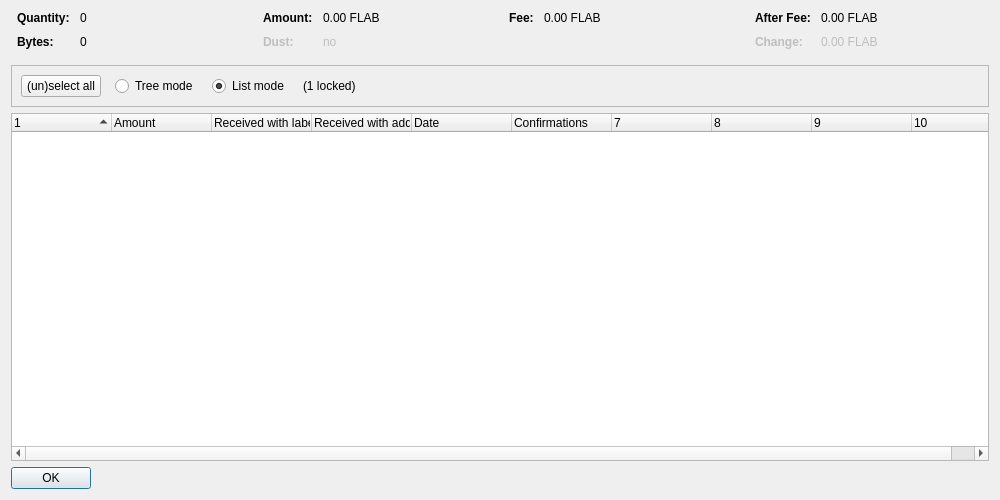
<?xml version="1.0" encoding="UTF-8"?>
<ui version="4.0">
 <class>CoinControlDialog</class>
 <widget class="QDialog" name="CoinControlDialog">
  <property name="geometry">
   <rect>
    <x>0</x>
    <y>0</y>
    <width>1000</width>
    <height>500</height>
   </rect>
  </property>
  <property name="windowTitle">
   <string>Coin Selection</string>
  </property>
  <layout class="QVBoxLayout" name="verticalLayout">
   <item>
    <layout class="QHBoxLayout" name="horizontalLayoutTop" stretch="0,0,0,0">
     <property name="topMargin">
      <number>0</number>
     </property>
     <property name="bottomMargin">
      <number>10</number>
     </property>
     <item>
      <layout class="QFormLayout" name="formLayoutCoinControl1">
       <property name="horizontalSpacing">
        <number>10</number>
       </property>
       <property name="verticalSpacing">
        <number>10</number>
       </property>
       <property name="leftMargin">
        <number>6</number>
       </property>
       <property name="rightMargin">
        <number>6</number>
       </property>
       <item row="0" column="0">
        <widget class="QLabel" name="labelCoinControlQuantityText">
         <property name="font">
          <font>
           <weight>75</weight>
           <bold>true</bold>
          </font>
         </property>
         <property name="text">
          <string>Quantity:</string>
         </property>
        </widget>
       </item>
       <item row="0" column="1">
        <widget class="QLabel" name="labelCoinControlQuantity">
         <property name="cursor">
          <cursorShape>IBeamCursor</cursorShape>
         </property>
         <property name="contextMenuPolicy">
          <enum>Qt::ActionsContextMenu</enum>
         </property>
         <property name="text">
          <string notr="true">0</string>
         </property>
         <property name="textInteractionFlags">
          <set>Qt::LinksAccessibleByMouse|Qt::TextSelectableByKeyboard|Qt::TextSelectableByMouse</set>
         </property>
        </widget>
       </item>
       <item row="1" column="0">
        <widget class="QLabel" name="labelCoinControlBytesText">
         <property name="font">
          <font>
           <weight>75</weight>
           <bold>true</bold>
          </font>
         </property>
         <property name="text">
          <string>Bytes:</string>
         </property>
        </widget>
       </item>
       <item row="1" column="1">
        <widget class="QLabel" name="labelCoinControlBytes">
         <property name="cursor">
          <cursorShape>IBeamCursor</cursorShape>
         </property>
         <property name="contextMenuPolicy">
          <enum>Qt::ActionsContextMenu</enum>
         </property>
         <property name="text">
          <string notr="true">0</string>
         </property>
         <property name="textInteractionFlags">
          <set>Qt::LinksAccessibleByMouse|Qt::TextSelectableByKeyboard|Qt::TextSelectableByMouse</set>
         </property>
        </widget>
       </item>
      </layout>
     </item>
     <item>
      <layout class="QFormLayout" name="formLayoutCoinControl2">
       <property name="horizontalSpacing">
        <number>10</number>
       </property>
       <property name="verticalSpacing">
        <number>10</number>
       </property>
       <property name="leftMargin">
        <number>6</number>
       </property>
       <property name="rightMargin">
        <number>6</number>
       </property>
       <item row="0" column="0">
        <widget class="QLabel" name="labelCoinControlAmountText">
         <property name="font">
          <font>
           <weight>75</weight>
           <bold>true</bold>
          </font>
         </property>
         <property name="text">
          <string>Amount:</string>
         </property>
        </widget>
       </item>
       <item row="0" column="1">
        <widget class="QLabel" name="labelCoinControlAmount">
         <property name="cursor">
          <cursorShape>IBeamCursor</cursorShape>
         </property>
         <property name="contextMenuPolicy">
          <enum>Qt::ActionsContextMenu</enum>
         </property>
         <property name="text">
          <string notr="true">0.00 FLAB</string>
         </property>
         <property name="textInteractionFlags">
          <set>Qt::LinksAccessibleByMouse|Qt::TextSelectableByKeyboard|Qt::TextSelectableByMouse</set>
         </property>
        </widget>
       </item>
       <item row="1" column="0">
        <widget class="QLabel" name="labelCoinControlLowOutputText">
         <property name="enabled">
          <bool>false</bool>
         </property>
         <property name="font">
          <font>
           <weight>75</weight>
           <bold>true</bold>
          </font>
         </property>
         <property name="text">
          <string>Dust:</string>
         </property>
        </widget>
       </item>
       <item row="1" column="1">
        <widget class="QLabel" name="labelCoinControlLowOutput">
         <property name="enabled">
          <bool>false</bool>
         </property>
         <property name="cursor">
          <cursorShape>IBeamCursor</cursorShape>
         </property>
         <property name="contextMenuPolicy">
          <enum>Qt::ActionsContextMenu</enum>
         </property>
         <property name="text">
          <string notr="true">no</string>
         </property>
         <property name="textInteractionFlags">
          <set>Qt::LinksAccessibleByMouse|Qt::TextSelectableByKeyboard|Qt::TextSelectableByMouse</set>
         </property>
        </widget>
       </item>
      </layout>
     </item>
     <item>
      <layout class="QFormLayout" name="formLayoutCoinControl3">
       <property name="horizontalSpacing">
        <number>10</number>
       </property>
       <property name="verticalSpacing">
        <number>10</number>
       </property>
       <property name="leftMargin">
        <number>6</number>
       </property>
       <property name="rightMargin">
        <number>6</number>
       </property>
       <item row="0" column="0">
        <widget class="QLabel" name="labelCoinControlFeeText">
         <property name="font">
          <font>
           <weight>75</weight>
           <bold>true</bold>
          </font>
         </property>
         <property name="text">
          <string>Fee:</string>
         </property>
        </widget>
       </item>
       <item row="0" column="1">
        <widget class="QLabel" name="labelCoinControlFee">
         <property name="cursor">
          <cursorShape>IBeamCursor</cursorShape>
         </property>
         <property name="contextMenuPolicy">
          <enum>Qt::ActionsContextMenu</enum>
         </property>
         <property name="text">
          <string notr="true">0.00 FLAB</string>
         </property>
         <property name="textInteractionFlags">
          <set>Qt::LinksAccessibleByMouse|Qt::TextSelectableByKeyboard|Qt::TextSelectableByMouse</set>
         </property>
        </widget>
       </item>
      </layout>
     </item>
     <item>
      <layout class="QFormLayout" name="formLayoutCoinControl4">
       <property name="horizontalSpacing">
        <number>10</number>
       </property>
       <property name="verticalSpacing">
        <number>10</number>
       </property>
       <property name="leftMargin">
        <number>6</number>
       </property>
       <property name="rightMargin">
        <number>6</number>
       </property>
       <item row="0" column="0">
        <widget class="QLabel" name="labelCoinControlAfterFeeText">
         <property name="font">
          <font>
           <weight>75</weight>
           <bold>true</bold>
          </font>
         </property>
         <property name="text">
          <string>After Fee:</string>
         </property>
        </widget>
       </item>
       <item row="0" column="1">
        <widget class="QLabel" name="labelCoinControlAfterFee">
         <property name="cursor">
          <cursorShape>IBeamCursor</cursorShape>
         </property>
         <property name="contextMenuPolicy">
          <enum>Qt::ActionsContextMenu</enum>
         </property>
         <property name="text">
          <string notr="true">0.00 FLAB</string>
         </property>
         <property name="textInteractionFlags">
          <set>Qt::LinksAccessibleByMouse|Qt::TextSelectableByKeyboard|Qt::TextSelectableByMouse</set>
         </property>
        </widget>
       </item>
       <item row="1" column="0">
        <widget class="QLabel" name="labelCoinControlChangeText">
         <property name="enabled">
          <bool>false</bool>
         </property>
         <property name="font">
          <font>
           <weight>75</weight>
           <bold>true</bold>
          </font>
         </property>
         <property name="text">
          <string>Change:</string>
         </property>
        </widget>
       </item>
       <item row="1" column="1">
        <widget class="QLabel" name="labelCoinControlChange">
         <property name="enabled">
          <bool>false</bool>
         </property>
         <property name="cursor">
          <cursorShape>IBeamCursor</cursorShape>
         </property>
         <property name="contextMenuPolicy">
          <enum>Qt::ActionsContextMenu</enum>
         </property>
         <property name="text">
          <string notr="true">0.00 FLAB</string>
         </property>
         <property name="textInteractionFlags">
          <set>Qt::LinksAccessibleByMouse|Qt::TextSelectableByKeyboard|Qt::TextSelectableByMouse</set>
         </property>
        </widget>
       </item>
      </layout>
     </item>
    </layout>
   </item>
   <item>
    <widget class="QFrame" name="frame">
     <property name="minimumSize">
      <size>
       <width>0</width>
       <height>40</height>
      </size>
     </property>
     <property name="frameShape">
      <enum>QFrame::StyledPanel</enum>
     </property>
     <property name="frameShadow">
      <enum>QFrame::Sunken</enum>
     </property>
     <layout class="QHBoxLayout" name="horizontalLayout">
      <item>
       <layout class="QHBoxLayout" name="horizontalLayoutPanel" stretch="0,0,0,0,0">
        <property name="spacing">
         <number>14</number>
        </property>
        <item>
         <widget class="QPushButton" name="pushButtonSelectAll">
          <property name="sizePolicy">
           <sizepolicy hsizetype="Maximum" vsizetype="Fixed">
            <horstretch>0</horstretch>
            <verstretch>0</verstretch>
           </sizepolicy>
          </property>
          <property name="text">
           <string>(un)select all</string>
          </property>
          <property name="autoDefault">
           <bool>false</bool>
          </property>
         </widget>
        </item>
        <item>
         <widget class="QRadioButton" name="radioTreeMode">
          <property name="sizePolicy">
           <sizepolicy hsizetype="Maximum" vsizetype="Fixed">
            <horstretch>0</horstretch>
            <verstretch>0</verstretch>
           </sizepolicy>
          </property>
          <property name="text">
           <string>Tree mode</string>
          </property>
         </widget>
        </item>
        <item>
         <widget class="QRadioButton" name="radioListMode">
          <property name="sizePolicy">
           <sizepolicy hsizetype="Maximum" vsizetype="Fixed">
            <horstretch>0</horstretch>
            <verstretch>0</verstretch>
           </sizepolicy>
          </property>
          <property name="text">
           <string>List mode</string>
          </property>
          <property name="checked">
           <bool>true</bool>
          </property>
         </widget>
        </item>
        <item>
         <widget class="QLabel" name="labelLocked">
          <property name="text">
           <string notr="true">(1 locked)</string>
          </property>
         </widget>
        </item>
        <item>
         <spacer name="horizontalSpacer">
          <property name="orientation">
           <enum>Qt::Horizontal</enum>
          </property>
          <property name="sizeHint" stdset="0">
           <size>
            <width>40</width>
            <height>20</height>
           </size>
          </property>
         </spacer>
        </item>
       </layout>
      </item>
     </layout>
    </widget>
   </item>
   <item>
    <widget class="CoinControlTreeWidget" name="treeWidget">
     <property name="contextMenuPolicy">
      <enum>Qt::CustomContextMenu</enum>
     </property>
     <property name="sortingEnabled">
      <bool>false</bool>
     </property>
     <property name="columnCount">
      <number>10</number>
     </property>
     <attribute name="headerShowSortIndicator" stdset="0">
      <bool>true</bool>
     </attribute>
     <attribute name="headerStretchLastSection">
      <bool>false</bool>
     </attribute>
     <column>
      <property name="text">
       <string/>
      </property>
     </column>
     <column>
      <property name="text">
       <string>Amount</string>
      </property>
     </column>
     <column>
      <property name="text">
       <string>Received with label</string>
      </property>
     </column>
     <column>
      <property name="text">
       <string>Received with address</string>
      </property>
     </column>
     <column>
      <property name="text">
       <string>Date</string>
      </property>
     </column>
     <column>
      <property name="text">
       <string>Confirmations</string>
      </property>
      <property name="toolTip">
       <string>Confirmed</string>
      </property>
     </column>
     <column>
      <property name="text">
       <string/>
      </property>
     </column>
     <column>
      <property name="text">
       <string/>
      </property>
     </column>
     <column>
      <property name="text">
       <string/>
      </property>
     </column>
     <column>
      <property name="text">
       <string/>
      </property>
     </column>
    </widget>
   </item>
   <item>
    <widget class="QDialogButtonBox" name="buttonBox">
     <property name="sizePolicy">
      <sizepolicy hsizetype="Maximum" vsizetype="Fixed">
       <horstretch>0</horstretch>
       <verstretch>0</verstretch>
      </sizepolicy>
     </property>
     <property name="orientation">
      <enum>Qt::Horizontal</enum>
     </property>
     <property name="standardButtons">
      <set>QDialogButtonBox::Ok</set>
     </property>
    </widget>
   </item>
  </layout>
 </widget>
 <customwidgets>
  <customwidget>
   <class>CoinControlTreeWidget</class>
   <extends>QTreeWidget</extends>
   <header>qt/coincontroltreewidget.h</header>
  </customwidget>
 </customwidgets>
 <resources/>
 <connections/>
</ui>
